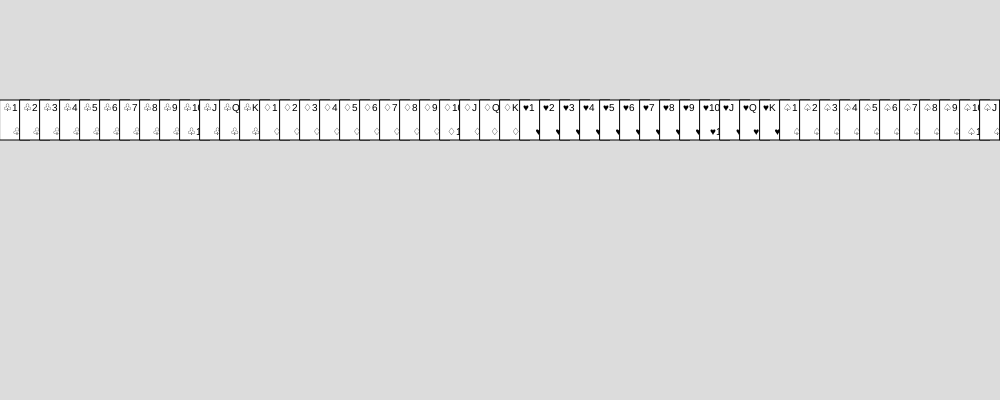
Frame 1 (no input)
Frame 60 (no input): identical to frame 1, image omitted
Frame 120 (the mouse pressed at the canvas centre since frame 60): identical to frame 1, image omitted

The p5.js sketch that drew this single still picture (run headless with seeded random() and noise() and a simulated clock; from frame 60 on, the mouse is pressed at the canvas centre):

// p5.js sketch
// ── sketch.js
let selectButtons = [];

let selectedCards1 = [];
let decks = wholeDeck;

function buttonCreation(cards, deck) {
  console.log(cards);
  let newButton = createButton('Select New Card');

  selectButtons.push(newButton);
  function tempFun() {
    console.log(cards);
    let selected = selectMultiCards(cards, deck, 1);
    cards = JSON.parse(JSON.stringify(selected[0]));
    deck = JSON.parse(JSON.stringify(selected[1]));

    console.log(cards);
  }
  selectButtons[selectButtons.length-1].mousePressed(tempFun);
}

function setup() {
  createCanvas(1000, 400);
  buttonCreation(selectedCards1, decks);
}

function draw() {
  background(220);

  shapeCards(decks, createVector(0,100), 30, 20);
  shapeCards(selectedCards1, createVector(0,250), 50, 30);
}

// ── cardSelection.js

function constructDeck(nSuits, nValues) {
  let cards = [];
  for (var i = 1; i < nSuits + 1; i++) {
    for (var j = 1; j < nValues + 1; j++) {
      cards.push([i, j]);
    }
  }
  return cards;
}

// Construct the Deck of Cards (4 suits, 13 values)
let wholeDeck = constructDeck(4, 13);
let suitDict = {1 : "club ♧",
                2 : "diamond ♢",
                3 : "heart ♥",
                4 : "shade ♤"};

let valueDict = {1:1, 2:2, 3:3, 4:4, 5:5, 6:6, 7:7, 8:8, 9:9, 10:10, 11:"Jack", 12:"Queen", 13:"King"};
let simpleSuitDict = {1 : "♧",
                2 : "♢",
                3 : "♥",
                4 : "♤"};
let simpleValueDict = {1:1, 2:2, 3:3, 4:4, 5:5, 6:6, 7:7, 8:8, 9:9, 10:10, 11:"J", 12:"Q", 13:"K"};

// Select a single card from a deck
function selectCard(cards, deck) {
  let tempCards = JSON.parse(JSON.stringify(cards));
  let tempDeck = JSON.parse(JSON.stringify(deck));
//  window.prompt("Press enter to select a card...");

  let chosenCard = random(deck);
  tempCards.push(chosenCard);

  // Remove the chosen card from the deck
  for( var i = 0; i < tempDeck.length; i++) {

    if (JSON.stringify(tempDeck[i]) == JSON.stringify(chosenCard)) {
      tempDeck.splice(i, 1);
      i--;
    }
  }

  let suitText = suitDict[chosenCard[0]].toString();
  let valueText = valueDict[chosenCard[1]].toString();
  let displayText = "You selected a " + suitText + valueText;

  // console.log(displayText);

  return [tempCards, tempDeck];
}

function textCards(cards) {
  let displayV = [];
  for (var i = 0; i < cards.length; i++) {
    let suitText = suitDict[cards[i][0]].toString();
    let valueText = valueDict[cards[i][1]].toString();

    displayV.push(suitText + valueText);
  }
  return displayV.join(", ");
}

function selectMultiCards(cards, deck, num) {
  let tempCards = JSON.parse(JSON.stringify(cards));
  let tempDeck = JSON.parse(JSON.stringify(deck));

  for (var i = 0; i < num; i++) {
    let newSelect = selectCard(tempCards, tempDeck);
    tempCards = JSON.parse(JSON.stringify(newSelect[0]));
    tempDeck = JSON.parse(JSON.stringify(newSelect[1]));
  }

  // console.log("You have selected: ");
  // console.log(textCards(tempCards));
  return [tempCards, tempDeck];
}

// draw cards
function shapeCard(cardIndex, pos, rectW) {
  rect(pos.x, pos.y, rectW, rectW*4/3);
  let suit = simpleSuitDict[cardIndex[0]];
  let value = simpleValueDict[cardIndex[1]].toString();
  let textDisplay = suit+value;

  //Text
  push();
  textSize(rectW/3);
  push();
  textAlign(LEFT, TOP);
  text(textDisplay, pos.x+rectW/10, pos.y+rectW/10);
  pop();
  push();
  textAlign(RIGHT, BOTTOM);
  text(textDisplay, pos.x+rectW-rectW/10, pos.y+rectW*4/3 - rectW/10);
  pop();
  pop();
}

function shapeCards(cards, pos, rectW, gap) {
  for (var i = 0; i < cards.length; i++) {
    shapeCard(cards[i], createVector(pos.x + i*gap, pos.y), rectW);
  }
}

// ── game.js




function game21(playerSize) {

}
